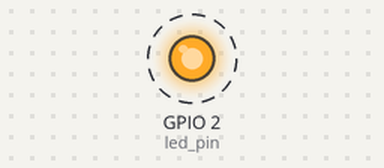
The sketch below on a simulated ESP32. On the bench: output pins drawn as LEDs (lit = HIGH). Dashed ring = blinking. Random numbers use the default seed unless the sketch sets one.

Above: at 0.2 s.
Timing chart, 0 to 3.0 s (numbered marks = the images above):
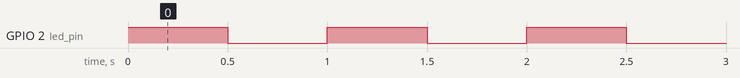

The sketch:

Chapter2.ino
```cpp
/*
Notes Learned in this Chapter:

It is not recommended to use delay() in FreeRTOS applications.  Instead, use vTaskDelay() to yield the CPU to other
tasks while waiting. This is due to the fact that delay() is a blocking call that prevents the CPU from doing anything
else while waiting.

By default, FreeRTOS sets the tick period to 1ms

By default, FreeRTOS sets the portTICK_PERIOD_MS to 1

vTaskDelay expects the number of ticks to delay

vTaskDelay instructs FreeRTOS to use one of the internal timers on the CPU to delay by n ticks and allow the

CPU core to do something else while waiting for the timer to expire and fire an ISR.

Vanilla FreeRTOS: schedule the task with xTaskCreate()
ESP-IDF FreeRTOS: schedule the task with xTaskCreatePinnedToCore()

Arguments for the scheduler calls:
  Handle:   Function to be called
  String:   Name of task
  Integer:  Stack size for the function (bytes in ESP32, word in FreeRTOS)
  Pointer:  Memory pointer for argument passing to the function, if desired
  Integer:  Task priority (0 to configMAX_PRIORITIES - 1)
  Handle:   Task handle
  Integer:  Select the core to run this task on

The ESP version of the create task call allows us to only use a single core of the CPU, whereas the Vanilla
FreeRTOS call will let the sceduler pick and choose which core to run the task on. The Vanilla FreeRTOS task call
can be used on the ESP32, just understand that it will only work in single-core mode.

Minimum stack size for an empty task in ESP-IDF is 768 bytes

With Vanilla FreeRTOS, vTaskStartScheduler() needs to be called in main after setting up the tasks.
*/

// Use the homework define to enable the homework task, randomizing the LED blink rate
//#define HOMEWORK
#define HOMEWORK_MIN_DELAY 100
#define HOMEWORK_MAX_DELAY 300

// Limit to only 1 of the 2 cores to ease the learning of FreeRTOS
#if CONFIG_FREERTOS_UNICORE
static const BaseType_t app_cpu = 0;
#else
static const BaseType_t app_cpu = 1;
#endif

// Pins
//static const int led_pin = LED_BUILTIN;
static const int led_pin = 2;

// Tasks
void toggleLED_1s(void *parameter) {
  while(1) {
    digitalWrite(led_pin, HIGH);
    vTaskDelay(500 / portTICK_PERIOD_MS);
    digitalWrite(led_pin, LOW);
    vTaskDelay(500 / portTICK_PERIOD_MS);
  }
}

// Homework:
void toggleLED_rand(void *parameter) {
  int thisRandDelay;
  while(1) {
    thisRandDelay = random(HOMEWORK_MIN_DELAY, HOMEWORK_MAX_DELAY);
    digitalWrite(led_pin, HIGH);
    vTaskDelay(thisRandDelay / portTICK_PERIOD_MS);
    thisRandDelay = random(HOMEWORK_MIN_DELAY, HOMEWORK_MAX_DELAY);
    digitalWrite(led_pin, LOW);
    vTaskDelay(thisRandDelay / portTICK_PERIOD_MS);
  }
}

void setup() {
  pinMode(led_pin, OUTPUT);

  xTaskCreatePinnedToCore(
    #ifndef HOMEWORK
    toggleLED_1s,           // Function to be called
    "Toggle LED 1s",        // Name of task
    #else
    // Homework:
    toggleLED_rand,         // Function to be called
    "Toggle LED Random",    // Name of task
    #endif
    1024,                   // Stack size for the function (bytes in ESP32, word in FreeRTOS)
    NULL,                   // Memory pointer for argument passing to the function, if desired
    2,                      // Task priority (0 to configMAX_PRIORITIES - 1)
    NULL,                   // Task handle
    app_cpu                 // Select the core to run this task on
  );

}

void loop() {
  // put your main code here, to run repeatedly:

}
```

Measured:
- by itself, GPIO 2 (led_pin): alternates HIGH for 0.50 s and LOW for 0.50 s
